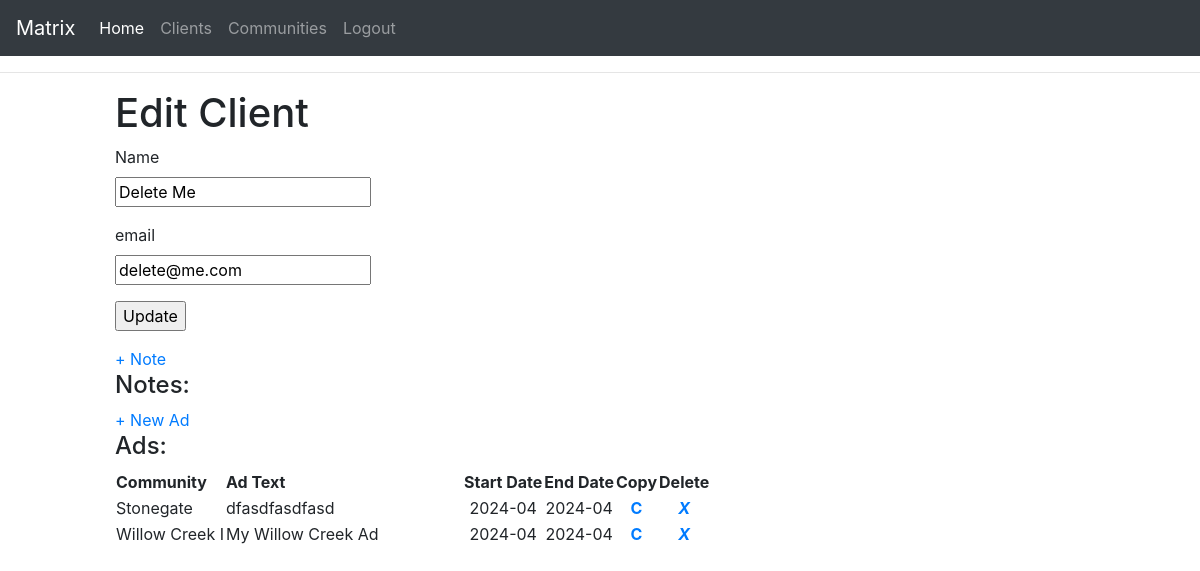
Page /clients/2 (signed in) on the committed database.
### app/models/client_models.py (models this page shows, shortened)
class Client(db.Model):
    __tablename__ = 'client'
    id: so.Mapped[int] = so.mapped_column(primary_key=True)
    name: so.Mapped[str] = so.mapped_column(sa.String(64))
    email: so.Mapped[str] = so.mapped_column(sa.String(120), index=True,
                                             unique=True)
    password_hash : so.Mapped[Optional[str]] = so.mapped_column(sa.String(256))
    freshbooks_id : so.Mapped[int] = so.mapped_column(default=0)
    created_ts : so.Mapped[datetime] = so.mapped_column(
        index=True, default=lambda: datetime.now(timezone.utc))
    notes: so.WriteOnlyMapped['ClientNotes'] = so.relationship(
        back_populates='client', passive_deletes=True)
    ads: so.WriteOnlyMapped['Ad'] = so.relationship(
        back_populates='client', passive_deletes=True)

### app/models/ad_models.py (models this page shows, shortened)
class Ad(db.Model):
    __tablename__ = 'ads'
    id: so.Mapped[int] = so.mapped_column(primary_key=True)
    timestamp: so.Mapped[datetime] = so.mapped_column(
        index=True, default=lambda: datetime.now(timezone.utc))
    client_id: so.Mapped[int] = so.mapped_column(sa.ForeignKey(Client.id, ondelete="CASCADE"),
                                               index=True)
    type: so.Mapped[str] = so.mapped_column(sa.String(6), default='cl', nullable=False)
    community: so.Mapped[str] = so.mapped_column(sa.String(24), nullable=False)
    text: so.Mapped[str] = so.mapped_column(nullable=True)
    note: so.Mapped[str] = so.mapped_column(nullable=True)
    start_date: so.Mapped[datetime] = so.mapped_column(nullable=False)
    end_date: so.Mapped[datetime] = so.mapped_column(nullable=False)
    monthly_freq: so.Mapped[float] = so.mapped_column(sa.Float, nullable=False, default=1.0)
    client: so.Mapped[Client] = so.relationship(back_populates='ads')

### app/client_routes.py (the view)
@app.route('/clients/<id>', methods=['GET', 'POST'])
@login_required
def edit_client(id):
    form = EditClientForm()
    cl = db.first_or_404(sa.select(Client).where(Client.id == id))
    page = request.args.get('page', 1, type=int)
    query = cl.notes.select().order_by(ClientNotes.timestamp.desc())
    clientnotes = db.paginate(query, page=page,
                        per_page=10,
                        error_out=False)
    ad_query = cl.ads.select().order_by(Ad.timestamp.desc())
    clientads = db.paginate(ad_query, page=page,
                        per_page=10,
                        error_out=False)
    if form.validate_on_submit():
        cl.name = form.name.data
        cl.email = form.email.data
        db.session.commit()
        flash('Your changes have been saved.')
        return redirect(url_for('clients'))
    elif request.method == 'GET':
        form.name.data = cl.name
        form.email.data = cl.email
    return render_template('edit_client.html', title='Edit Client',
                           form=form, clientnotes=clientnotes.items, clientads=clientads.items, client_id=cl.id)

### app/client_forms.py
class EditClientForm(FlaskForm):
    name = StringField('Name', validators=[DataRequired()])
    email = StringField('email', validators=[DataRequired(), Email()])
    submit = SubmitField('Update')

### app/models/user_models.py (called while the page is built)
@login.user_loader
def load_user(id):
    return db.session.get(User, int(id))

### app/templates/edit_client.html (shortened to what this page needs)
{% extends "base.html" %}
{% block content %}
    <h1>Edit Client</h1>
    <form action="" method="post">
        <p>
            {{ form.name.label }}<br>
            {{ form.name }}<br>
        </p>
        <p>
            {{ form.email.label }}<br>
            {{ form.email }}<br>
        </p>
        <p>{{ form.submit() }}</p>
    </form>
    <a href="{{ url_for('add_client_note', id=client_id) }}">+ Note</a>
    <h4>Notes:</h4>
    <a href="{{ url_for('add_ad', client_id=client_id) }}">+ New Ad</a>
    <h4>Ads:</h4>
        {% include 'ads/_client_ads.html' %}
{% endblock %}

### app/templates/ads/_client_ads.html
<table>
    <tr>
        <th align="left">Community</th>
        <th align="left">Ad Text</th>
        <th align="Center">Start Date</th>
        <th align="Center">End Date</th>
        <th align="Center">Copy</th>
        <th align="Center">Delete</th>
    </tr>
    {% for ad in clientads %}
        <tr valign="top">
            <td align="left">{{ad.community}}</td>
            <td align="left" width="40%">{{ad.text}}</td>
            <td align="center">{{ad.start_date.strftime('%Y-%m')}}</td>
            <td align="center">{{ad.end_date.strftime('%Y-%m')}}</td>
            <td align="center">
                <a href="{{url_for('add_ad', client_id=ad.client_id, community=ad.community, ad_text=ad.text, s_date=ad.start_date, e_date=ad.end_date)}}"><B>C</B></a>
            </td>
            <td align="center">
                <a href="{{ url_for('delete_ad', id=ad.id) }}"
                onclick="return confirm('Do you want to permanently delete ad?');" title="Delete Ad">
                <i class="material-icons" style="font-size:16px"><B>X</B></i></a>
            </td>
        </tr>
    {% endfor %}
</table>

### rows in the picture
Client: name "Delete Me", email "delete@me.com"
Ad: community "Stonegate", text "dfasdfasdfasd", start_date "2024-04", end_date "2024-04"
Ad: community "Willow Creek I", text "My Willow Creek Ad", start_date "2024-04", end_date "2024-04"
